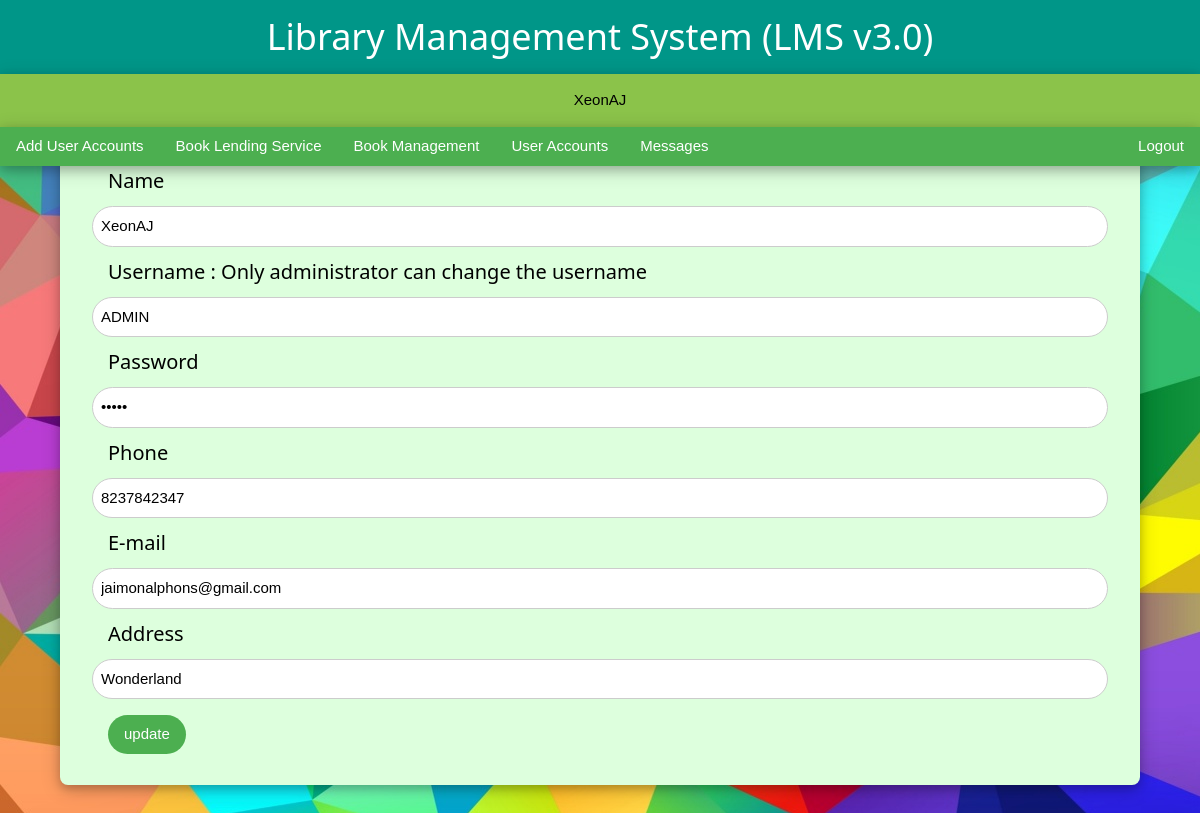
Screenshot of /admi/lmsp.php (signed in) with the database file from the repository.
### tables this page shows
CREATE TABLE `users` (
  `name` varchar(100) NOT NULL,
  `username` varchar(100) NOT NULL,
  `password` varchar(100) NOT NULL,
  `phone` varchar(100) NOT NULL,
  `email` varchar(100) NOT NULL,
  `address` varchar(100) NOT NULL,
  `acctype` varchar(100) NOT NULL,
  `id` int(11) NOT NULL
);

### admi/lmsp.php (the view, shortened to what this page needs)
<html>
	<link rel="stylesheet" href="/LMS3/asset/w3.css">
	<body>
		<div class="w3-top">
			<div class="w3-container w3-teal w3-card-4" align=center>
				<h1>Library Management System (LMS v3.0)</h1>
			</div>
			<div class="w3-container w3-light-green w3-card-4" align=center>
				<?php
					echo "<p>".$_SESSION['PNAME']."</p>";
				?>
			</div>
			<div class="w3-bar w3-green w3-card-4">
				<a href="/LMS3/admi/adduc.php" class="w3-bar-item w3-btn w3-mobile w3-hover-pale-green">Add User Accounts</a>
				<a href="/LMS3/admi/booklnds.php" class="w3-bar-item w3-btn w3-mobile w3-hover-pale-green">Book Lending Service</a>
				<a href="/LMS3/admi/bookman.php" class="w3-bar-item w3-btn w3-mobile w3-hover-pale-green">Book Management</a>
				<a href="/LMS3/admi/uas.php" class="w3-bar-item w3-btn w3-mobile w3-hover-pale-green">User Accounts</a>
				<a href="/LMS3/admi/msgs.php" class="w3-bar-item w3-btn w3-mobile w3-hover-pale-green">Messages</a>
				<a href="/LMS3/home.php" class="w3-bar-item w3-btn w3-mobile w3-right w3-hover-pale-green">Logout</a>
			</div>
		</div>
<?php
	$conn=mysqli_connect("localhost","root","","LMS3");
	$query="select * from users where acctype='ADMIN' or id=1";
	$request=mysqli_query($conn,$query);
	$row=mysqli_fetch_array($request);
	echo"
		<div class='w3-container w3-card-4 w3-round-large w3-pale-green' style='margin-top:13%; margin-bottom:5%; margin-left:5%; margin-right:5%'>
			<form class='w3-container' action = '' method=POST>
 					<h4 class='w3-left w3-margin-left'>Name</h4><input class='w3-input w3-border w3-round-xxlarge' type='text' value='".$row['name']."' name='name' required>
    				<h4 class='w3-left w3-margin-left'>Username : Only administrator can change the username </h4><input class='w3-input w3-border w3-round-xxlarge' type='text' value='".$row['username']."' name='username' required>
    				<h4 class='w3-left w3-margin-left'>Password</h4><input class='w3-input w3-border w3-round-xxlarge' type='password' value='".$row['password']."' name='password' required>
    				<h4 class='w3-left w3-margin-left'>Phone</h4><input class='w3-input w3-border w3-round-xxlarge' type='text' value='".$row['phone']."' name='phone' required>
    				<h4 class='w3-left w3-margin-left'>E-mail</h4><input class='w3-input w3-border w3-round-xxlarge' type='text' value='".$row['email']."' name='email' required>
    				<h4 class='w3-left w3-margin-left'>Address </h4><input class='w3-input w3-border w3-round-xxlarge' type='text' value='".$row['address']."' name='address' required>
    				<input class='w3-btn w3-green w3-round-xxlarge w3-margin' type='submit' value='update' name='update'>
 			</form>
 		</div>";
?>

### asset/w3.css (style rules this page uses)
*,*:before,*:after { box-sizing:inherit }
html { -ms-text-size-adjust:100%;-webkit-text-size-adjust:100% }
body { margin:0 }
a { background-color:transparent;-webkit-text-decoration-skip:objects }
button,input,select,textarea { font:inherit;margin:0 }
button,input { overflow:visible }
button,html [type=button],[type=reset],[type=submit] { -webkit-appearance:button }
html,body { font-family:Verdana,sans-serif;font-size:15px;line-height:1.5 }
html { overflow-x:hidden }
h1 { font-size:36px }
h4 { font-size:20px }
h1,h2,h3,h4,h5,h6 { font-family:"Segoe UI",Arial,sans-serif;font-weight:400;margin:10px 0 }
a { color:inherit }
.w3-btn,.w3-button { border:none;display:inline-block;padding:8px 16px;vertical-align:middle;overflow:hidden;text-decoration:none;color:inherit;background-color:inherit;text-align:center;cursor:pointer;white-space:nowrap }
.w3-btn,.w3-button { -webkit-touch-callout:none;-webkit-user-select:none;-khtml-user-select:none;-moz-user-select:none;-ms-user-select:none;user-select:none }
.w3-input { padding:8px;display:block;border:none;border-bottom:1px solid #ccc;width:100% }
.w3-bar { width:100%;overflow:hidden }
.w3-bar .w3-bar-item { padding:8px 16px;float:left;width:auto;border:none;display:block;outline:0 }
.w3-container:after,.w3-container:before,.w3-panel:after,.w3-panel:before,.w3-row:after,.w3-row:before,.w3-row-padding:after,.w3-row-padding:before, .w3-cell-row:before,.w3-cell-row:after,.w3-clear:after,.w3-clear:before,.w3-bar:before,.w3-bar:after { content:"";display:table;clear:both }
.w3-top,.w3-bottom { position:fixed;width:100%;z-index:1 }
.w3-top { top:0 }
.w3-round-large { border-radius:8px }
.w3-round-xxlarge { border-radius:32px }
.w3-container,.w3-panel { padding:0.01em 16px }
.w3-card-4,.w3-hover-shadow:hover { box-shadow:0 4px 10px 0 rgba(0,0,0,0.2),0 4px 20px 0 rgba(0,0,0,0.19) }
.w3-border { border:1px solid #ccc!important }
.w3-margin { margin:16px!important }
.w3-margin-left { margin-left:16px!important }
.w3-left { float:left!important }
.w3-right { float:right!important }
.w3-green,.w3-hover-green:hover { color:#fff!important;background-color:#4CAF50!important }
.w3-light-green,.w3-hover-light-green:hover { color:#000!important;background-color:#8bc34a!important }
.w3-teal,.w3-hover-teal:hover { color:#fff!important;background-color:#009688!important }
.w3-pale-green,.w3-hover-pale-green:hover { color:#000!important;background-color:#ddffdd!important }

### admi/lmsp.php (style rules this page uses)
body { background-image: url("/LMS3/asset/home1.jpg"); }

### rows the page displays
users: name "XeonAJ", username "ADMIN", phone "8237842347", email "jaimonalphons@gmail.com", address "Wonderland"

### other values shown
$_SESSION['PNAME'] "XeonAJ"
